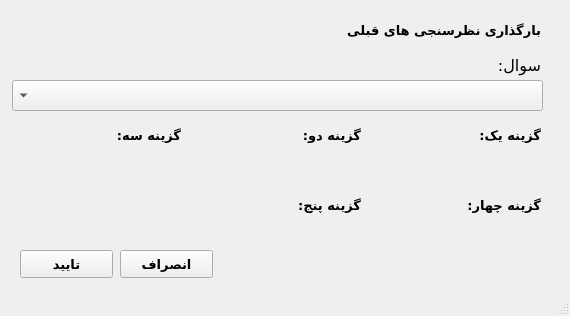
<?xml version="1.0" encoding="UTF-8"?>
<ui version="4.0">
 <class>OWindow</class>
 <widget class="QMainWindow" name="OWindow">
  <property name="geometry">
   <rect>
    <x>0</x>
    <y>0</y>
    <width>570</width>
    <height>316</height>
   </rect>
  </property>
  <property name="minimumSize">
   <size>
    <width>570</width>
    <height>316</height>
   </size>
  </property>
  <property name="maximumSize">
   <size>
    <width>570</width>
    <height>316</height>
   </size>
  </property>
  <property name="windowTitle">
   <string>بارگذاری نظرسنجی</string>
  </property>
  <property name="windowIcon">
   <iconset>
    <normaloff>online.png</normaloff>online.png</iconset>
  </property>
  <widget class="QWidget" name="centralwidget">
   <widget class="QLabel" name="label">
    <property name="geometry">
     <rect>
      <x>440</x>
      <y>50</y>
      <width>101</width>
      <height>31</height>
     </rect>
    </property>
    <property name="font">
     <font>
      <family>B Nazanin</family>
      <pointsize>12</pointsize>
     </font>
    </property>
    <property name="text">
     <string>سوال:</string>
    </property>
   </widget>
   <widget class="QLabel" name="header_old">
    <property name="geometry">
     <rect>
      <x>340</x>
      <y>10</y>
      <width>201</width>
      <height>41</height>
     </rect>
    </property>
    <property name="font">
     <font>
      <family>B Titr</family>
      <pointsize>10</pointsize>
      <weight>75</weight>
      <bold>true</bold>
     </font>
    </property>
    <property name="text">
     <string>بارگذاری نظرسنجی های قبلی</string>
    </property>
   </widget>
   <widget class="QPushButton" name="ok_button">
    <property name="geometry">
     <rect>
      <x>20</x>
      <y>250</y>
      <width>93</width>
      <height>28</height>
     </rect>
    </property>
    <property name="font">
     <font>
      <family>B Lotus</family>
      <pointsize>10</pointsize>
      <weight>75</weight>
      <bold>true</bold>
     </font>
    </property>
    <property name="text">
     <string>تایید</string>
    </property>
   </widget>
   <widget class="QPushButton" name="cancel_button">
    <property name="geometry">
     <rect>
      <x>120</x>
      <y>250</y>
      <width>93</width>
      <height>28</height>
     </rect>
    </property>
    <property name="font">
     <font>
      <family>B Lotus</family>
      <pointsize>10</pointsize>
      <weight>75</weight>
      <bold>true</bold>
     </font>
    </property>
    <property name="text">
     <string>انصراف</string>
    </property>
   </widget>
   <widget class="QComboBox" name="question_box">
    <property name="geometry">
     <rect>
      <x>12</x>
      <y>80</y>
      <width>531</width>
      <height>31</height>
     </rect>
    </property>
    <property name="font">
     <font>
      <family>B Zar</family>
      <pointsize>9</pointsize>
     </font>
    </property>
    <property name="layoutDirection">
     <enum>Qt::RightToLeft</enum>
    </property>
   </widget>
   <widget class="QLabel" name="labelButton2">
    <property name="geometry">
     <rect>
      <x>190</x>
      <y>120</y>
      <width>101</width>
      <height>31</height>
     </rect>
    </property>
    <property name="font">
     <font>
      <family>B Nazanin</family>
      <pointsize>10</pointsize>
      <weight>75</weight>
      <bold>true</bold>
     </font>
    </property>
    <property name="text">
     <string/>
    </property>
   </widget>
   <widget class="QLabel" name="label_7">
    <property name="geometry">
     <rect>
      <x>80</x>
      <y>120</y>
      <width>101</width>
      <height>31</height>
     </rect>
    </property>
    <property name="font">
     <font>
      <family>B Titr</family>
      <pointsize>10</pointsize>
      <weight>75</weight>
      <bold>true</bold>
     </font>
    </property>
    <property name="text">
     <string>گزینه سه:</string>
    </property>
   </widget>
   <widget class="QLabel" name="label_4">
    <property name="geometry">
     <rect>
      <x>440</x>
      <y>190</y>
      <width>101</width>
      <height>31</height>
     </rect>
    </property>
    <property name="font">
     <font>
      <family>B Titr</family>
      <pointsize>10</pointsize>
      <weight>75</weight>
      <bold>true</bold>
     </font>
    </property>
    <property name="text">
     <string>گزینه چهار:</string>
    </property>
   </widget>
   <widget class="QLabel" name="labelButton4">
    <property name="geometry">
     <rect>
      <x>360</x>
      <y>190</y>
      <width>101</width>
      <height>31</height>
     </rect>
    </property>
    <property name="font">
     <font>
      <family>B Nazanin</family>
      <pointsize>10</pointsize>
      <weight>75</weight>
      <bold>true</bold>
     </font>
    </property>
    <property name="text">
     <string/>
    </property>
   </widget>
   <widget class="QLabel" name="labelButton3">
    <property name="geometry">
     <rect>
      <x>10</x>
      <y>120</y>
      <width>101</width>
      <height>31</height>
     </rect>
    </property>
    <property name="font">
     <font>
      <family>B Nazanin</family>
      <pointsize>10</pointsize>
      <weight>75</weight>
      <bold>true</bold>
     </font>
    </property>
    <property name="text">
     <string/>
    </property>
   </widget>
   <widget class="QLabel" name="label_3">
    <property name="geometry">
     <rect>
      <x>440</x>
      <y>120</y>
      <width>101</width>
      <height>31</height>
     </rect>
    </property>
    <property name="font">
     <font>
      <family>B Titr</family>
      <pointsize>10</pointsize>
      <weight>75</weight>
      <bold>true</bold>
     </font>
    </property>
    <property name="text">
     <string>گزینه یک:</string>
    </property>
   </widget>
   <widget class="QLabel" name="labelButton1">
    <property name="geometry">
     <rect>
      <x>370</x>
      <y>120</y>
      <width>101</width>
      <height>31</height>
     </rect>
    </property>
    <property name="font">
     <font>
      <family>B Nazanin</family>
      <pointsize>10</pointsize>
      <weight>75</weight>
      <bold>true</bold>
     </font>
    </property>
    <property name="text">
     <string/>
    </property>
   </widget>
   <widget class="QLabel" name="label_5">
    <property name="geometry">
     <rect>
      <x>260</x>
      <y>120</y>
      <width>101</width>
      <height>31</height>
     </rect>
    </property>
    <property name="font">
     <font>
      <family>B Titr</family>
      <pointsize>10</pointsize>
      <weight>75</weight>
      <bold>true</bold>
     </font>
    </property>
    <property name="text">
     <string>گزینه دو:</string>
    </property>
   </widget>
   <widget class="QLabel" name="labelButton5">
    <property name="geometry">
     <rect>
      <x>190</x>
      <y>190</y>
      <width>101</width>
      <height>31</height>
     </rect>
    </property>
    <property name="font">
     <font>
      <family>B Nazanin</family>
      <pointsize>10</pointsize>
      <weight>75</weight>
      <bold>true</bold>
     </font>
    </property>
    <property name="text">
     <string/>
    </property>
   </widget>
   <widget class="QLabel" name="label_6">
    <property name="geometry">
     <rect>
      <x>260</x>
      <y>190</y>
      <width>101</width>
      <height>31</height>
     </rect>
    </property>
    <property name="font">
     <font>
      <family>B Titr</family>
      <pointsize>10</pointsize>
      <weight>75</weight>
      <bold>true</bold>
     </font>
    </property>
    <property name="text">
     <string>گزینه پنج:</string>
    </property>
   </widget>
  </widget>
  <widget class="QStatusBar" name="statusbar"/>
 </widget>
 <resources/>
 <connections/>
</ui>
